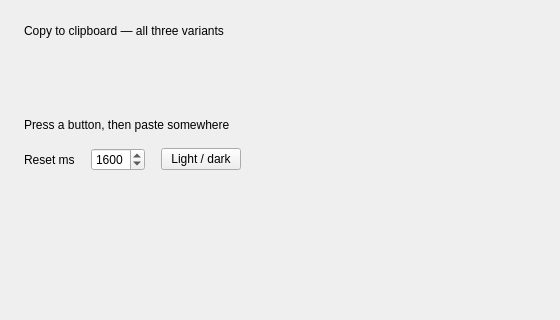
<?xml version='1.0' encoding='utf-8'?>
<ui version="4.0">
 <class>MainWindow</class>
 <widget class="QMainWindow" name="MainWindow">
  <property name="geometry">
   <rect>
    <x>0</x>
    <y>0</y>
    <width>560</width>
    <height>320</height>
   </rect>
  </property>
  <property name="windowTitle">
   <string>QCustomCopyButton</string>
  </property>
  <widget class="QWidget" name="centralwidget">
   <layout class="QVBoxLayout" name="verticalLayout">
    <property name="spacing">
     <number>16</number>
    </property>
    <property name="leftMargin">
     <number>24</number>
    </property>
    <property name="topMargin">
     <number>24</number>
    </property>
    <property name="rightMargin">
     <number>24</number>
    </property>
    <property name="bottomMargin">
     <number>24</number>
    </property>
    <item>
     <widget class="QLabel" name="titleLabel">
      <property name="text">
       <string>Copy to clipboard — all three variants</string>
      </property>
     </widget>
    </item>
    <item>
     <widget class="QCustomCopyButton" name="copyOutline">
      <property name="payload" stdset="0">
       <string>sk-live-outline-abc123</string>
      </property>
      <property name="text" stdset="0">
       <string>Copy outline key</string>
      </property>
      <property name="variant" stdset="0">
       <string>outline</string>
      </property>
     </widget>
    </item>
    <item>
     <widget class="QCustomCopyButton" name="copyGhost">
      <property name="payload" stdset="0">
       <string>sk-live-ghost-abc123</string>
      </property>
      <property name="text" stdset="0">
       <string>Copy ghost key</string>
      </property>
      <property name="variant" stdset="0">
       <string>ghost</string>
      </property>
     </widget>
    </item>
    <item>
     <widget class="QCustomCopyButton" name="copySolid">
      <property name="payload" stdset="0">
       <string>sk-live-solid-abc123</string>
      </property>
      <property name="text" stdset="0">
       <string>Copy solid key</string>
      </property>
      <property name="variant" stdset="0">
       <string>solid</string>
      </property>
     </widget>
    </item>
    <item>
     <widget class="QCustomCopyButton" name="copyIconOnly">
      <property name="payload" stdset="0">
       <string>short</string>
      </property>
      <property name="iconOnly" stdset="0">
       <bool>true</bool>
      </property>
     </widget>
    </item>
    <item>
     <widget class="QLabel" name="statusLabel">
      <property name="text">
       <string>Press a button, then paste somewhere</string>
      </property>
     </widget>
    </item>
    <item>
     <layout class="QHBoxLayout" name="controlsRow">
      <item>
       <widget class="QLabel" name="delayLabel">
        <property name="text">
         <string>Reset ms</string>
        </property>
       </widget>
      </item>
      <item>
       <widget class="QSpinBox" name="delaySpin">
        <property name="minimum">
         <number>0</number>
        </property>
        <property name="maximum">
         <number>6000</number>
        </property>
        <property name="singleStep">
         <number>200</number>
        </property>
        <property name="value">
         <number>1600</number>
        </property>
       </widget>
      </item>
      <item>
       <widget class="QPushButton" name="themeButton">
        <property name="text">
         <string>Light / dark</string>
        </property>
       </widget>
      </item>
      <item>
       <spacer name="controlsSpacer">
        <property name="orientation">
         <enum>Qt::Horizontal</enum>
        </property>
        <property name="sizeHint" stdset="0">
         <size>
          <width>40</width>
          <height>20</height>
         </size>
        </property>
       </spacer>
      </item>
     </layout>
    </item>
    <item>
     <spacer name="verticalSpacer">
      <property name="orientation">
       <enum>Qt::Vertical</enum>
      </property>
      <property name="sizeHint" stdset="0">
       <size>
        <width>20</width>
        <height>40</height>
       </size>
      </property>
     </spacer>
    </item>
   </layout>
  </widget>
 </widget>
 <customwidgets>
  <customwidget>
   <class>QCustomCopyButton</class>
   <extends>QWidget</extends>
   <header location="global">Custom_Widgets.QCustomCopyButton.h</header>
  </customwidget>
 <customwidget><class>QPushButton</class><extends>QPushButton</extends><header location="global">Custom_Widgets.Theme.h</header><container>1</container></customwidget><customwidget><class>QLabel</class><extends>QLabel</extends><header location="global">Custom_Widgets.Theme.h</header><container>1</container></customwidget></customwidgets>
 <connections />
</ui>
